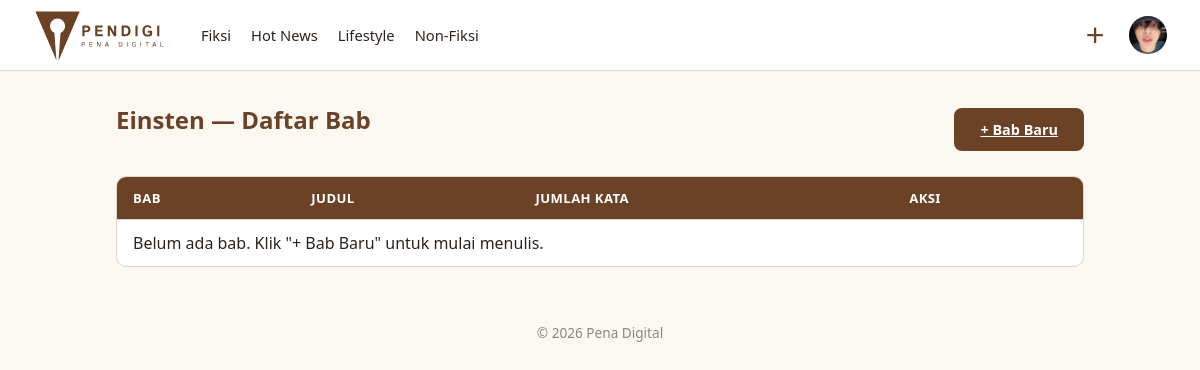
The page /fiksi/7/bab/ (signed in) on the database its author committed.
### articles/models.py (models this page shows, shortened)
class Categories(models.Model):
    name = models.CharField(max_length=50, unique=True)
    class Meta:
        verbose_name_plural = "Categories"

### accounts/models.py (models this page shows, shortened)
class Users(AbstractUser):
    role = models.CharField(
        max_length=20,
        choices=Role.choices,
        default=Role.PEMBACA
    )
    status_kontributor = models.CharField(
        max_length=20,
        choices=StatusKontributor.choices,
        default=StatusKontributor.NONE
    )
    profile_picture = models.ImageField(upload_to='profile_pictures/', null=True, blank=True)
    bio = models.CharField(max_length=150, blank=True)

### fiction/models.py (models this page shows, shortened)
class Stories(models.Model):
    author = models.ForeignKey(
        Users, on_delete=models.CASCADE,
        limit_choices_to={'status_kontributor': StatusKontributor.APPROVED},
        related_name='stories'
    )
    title = models.CharField(max_length=150)
    cover = models.ImageField(upload_to='stories/covers/', null=True, blank=True)
    description = models.TextField()
    genre = models.CharField(max_length=20, choices=GenreFiksi.choices)
    tags = models.CharField(max_length=200, blank=True, help_text="Pisahkan tag dengan spasi")
    target_pembaca = models.CharField(max_length=20, choices=TargetPembaca.choices, default=TargetPembaca.UMUM)
    status = models.CharField(max_length=20, choices=StatusStory.choices, default=StatusStory.PENDING)
    is_completed = models.BooleanField(default=False)
    views_count = models.PositiveIntegerField(default=0)
    created_at = models.DateTimeField(auto_now_add=True)
    published_at = models.DateTimeField(null=True, blank=True)
    class Meta:
        ordering = ['-created_at']
        verbose_name_plural = "Stories"

### fiction/views.py (the view)
# urls.py: path('<int:story_id>/bab/', views.chapter_list, name='chapter_list'),
@login_required
def chapter_list(request, story_id):
    story = get_object_or_404(Stories, pk=story_id, author=request.user)
    chapters = Chapters.objects.filter(
        story=story,
        status=StatusChapter.APPROVED
    ).order_by('chapter_number')
    return render(request, 'fiction/chapter_list.html', {'story': story, 'chapters': chapters})

### articles/context_processor.py (called while the page is built)
def navbar_categories(request):
    return {
        'navbar_categories': Categories.objects.all().order_by('name')
    }

### fiction/context_processors.py (called while the page is built)
def fiction_navigation(request):
    all_tags_raw = (
        Stories.objects
        .filter(status=StatusStory.APPROVED)
        .exclude(tags='')
        .values_list('tags', flat=True)
    )
    unique_tags = set()
    for tag_string in all_tags_raw:
        for tag in tag_string.split():
            tag = tag.strip().lower()
            if tag:
                unique_tags.add(tag)
    return {
        'fiction_tags': sorted(unique_tags),
    }

### fiction/templates/fiction/chapter_list.html (shortened to what this page needs)
{% extends 'fiction/fiction_base.html' %}
{% load static %}
{% block extra_css %}
    <link rel="stylesheet" href="{% static 'css/table.css' %}">
{% endblock %}
{% block fiction_content %}
<div class="page">
    <div class="page-header-row">
        <h1 class="section-title">{{ story.title }} — Daftar Bab</h1>
        <a href="{% url 'fiction:add_chapter' story.pk %}" class="btn-primary">+ Bab Baru</a>
    </div>
    <table class="data-table">
        <thead><tr><th>Bab</th><th>Judul</th><th>Jumlah Kata</th><th>Aksi</th></tr></thead>
        <tbody>
            {% for chapter in chapters %}
            <tr>
                <td>Bab {{ chapter.chapter_number }}</td>
                <td>{{ chapter.title }}</td>
                <td>{{ chapter.word_count }} kata</td>
                <td>
                    <div class="table-actions">
                        <a href="{% url 'fiction:edit_chapter' story.pk chapter.pk %}" class="edit-link">Edit</a>
                        <form action="{% url 'fiction:delete_chapter' story.pk chapter.pk %}" method="post" onsubmit="return confirm('Hapus bab ini?');">
                            {% csrf_token %}
                            <button type="submit" class="btn-reject">Hapus</button>
                        </form>
                    </div>
                </td>
            </tr>
            {% empty %}
            <tr><td colspan="4">Belum ada bab. Klik "+ Bab Baru" untuk mulai menulis.</td></tr>
            {% endfor %}
        </tbody>
    </table>
</div>
{% endblock %}

### templates/app_base.html (shortened to what this page needs)
{% extends 'base.html' %}
{% load static %}
{% block body %}
<header class="navbar">
    <a
        href="{% url 'articles:article_list' %}"
        class="brand"
    >
        <img
            src="{% static 'images/pendigi-logo-tulisan.svg' %}"
            alt="Pena Digital"
            class="logo"
        >
    </a>
    <div
        class="navbar-collapse"
        id="navbarCollapse"
    >
        <nav class="nav-links">
            {% for cat in navbar_categories %}
                {% if cat.name|lower == 'fiksi' %}
                    <a href="{% url 'fiction:story_list' %}">
                        {{ cat.name }}
                    </a>
                {% else %}
                    <a
                        href="{% url 'articles:article_list' %}?kategori={{ cat.name|urlencode }}"
                    >
                        {{ cat.name }}
                    </a>
                {% endif %}
            {% endfor %}
        </nav>
        <div class="navbar-actions">
            {% if user.is_authenticated %}
                {% if user.status_kontributor == 'approved' and user.role != 'admin' %}
                    <div class="navbar-dropdown create-dropdown">
                        <button
                            type="button"
                            class="navbar-icon-button"
                            aria-label="Buat konten"
                            aria-expanded="false"
                        >
                            <span class="plus-icon">+</span>
                        </button>
                    </div>
                {% endif %}
                <div class="navbar-dropdown profile-dropdown">
                    <button
                        type="button"
                        class="navbar-profile-button"
                        aria-label="Menu profil"
                        aria-expanded="false"
                    >
                        {% if user.profile_picture %}
                            <img
                                src="{{ user.profile_picture.url }}"
                                alt="{{ user.username }}"
                                class="navbar-profile-avatar"
                            >
                        {% else %}
                            <span class="navbar-profile-avatar navbar-profile-placeholder">
                                {{ user.username|first|upper }}
                            </span>
                        {% endif %}
                    </button>
                </div>
            {% endif %}
        </div>
    </div>
</header>
<main class="content">
    {% block content %}
    {% endblock %}
</main>
<footer class="footer">
    <p>
        &copy; {% now 'Y' %} Pena Digital
    </p>
</footer>
{% endblock %}

### static/css/base.css (style rules this page uses)
:root { --paper: #FBF8F2; --ink: #2F5D50; --ink-dark: #234840; --brown: #6B4226; --brown-dark: #54331d; --divider: #DDD6C9; --text: #2A2420; }
* { box-sizing: border-box; margin: 0; padding: 0; }
body { font-family: system-ui, -apple-system, sans-serif; background: var(--paper); color: var(--text); }
a { color: inherit; }
.content { max-width: 1000px; margin: 32px auto; padding: 0 16px; }
.footer { text-align: center; padding: 24px; color: #8a8880; font-size: 0.85rem; }
.section-title { font-size: 1.5rem; color: var(--brown); margin-bottom: 20px; }
.btn-primary { padding: 12px 26px; border: none; border-radius: 8px; background: var(--brown); color: #fff; font-weight: 600; font-size: 0.9rem; cursor: pointer; transition: background .15s ease; }
.navbar { position: relative; display: flex; align-items: center; width: 100%; padding: 10px 32px; background: #fff; border-bottom: 1px solid var(--divider); gap: 28px; z-index: 1000; }
.brand { display: flex; align-items: center; flex-shrink: 0; text-decoration: none; }
.logo { display: block; width: auto; height: 50px; }
.navbar-collapse { display: flex; align-items: center; justify-content: space-between; flex: 1; min-width: 0; gap: 24px; }
.nav-links { display: flex; align-items: center; gap: 20px; white-space: nowrap; }
.nav-links a { color: var(--text); font-size: 0.92rem; text-decoration: none; transition: color .15s ease; }
.navbar-actions { display: flex; align-items: center; gap: 14px; flex-shrink: 0; }
.navbar-icon-button { display: flex; align-items: center; justify-content: center; width: 38px; height: 38px; padding: 0; border: none; background: transparent; color: var(--brown); cursor: pointer; border-radius: 50%; transition: background .15s ease, color .15s ease; }
.plus-icon { font-size: 32px; font-weight: 300; line-height: 1; }
.navbar-profile-button { display: flex; align-items: center; justify-content: center; width: 40px; height: 40px; padding: 0; border: none; background: transparent; cursor: pointer; border-radius: 50%; }
.navbar-profile-avatar { display: flex; align-items: center; justify-content: center; width: 38px; height: 38px; border-radius: 50%; object-fit: cover; background: #d8d3c8; color: var(--text); font-size: .9rem; font-weight: 600; }
.navbar-dropdown { position: relative; }

### static/css/table.css (style rules this page uses)
.data-table { width: 100%; border-collapse: separate; border-spacing: 0; background: #fff; border: 1px solid var(--divider); border-radius: 10px; overflow: hidden; }
.data-table th, .data-table td { padding: 12px 16px; text-align: left; border-bottom: 1px solid var(--divider); }
.data-table th { background: var(--brown); color: #fff; font-size: 0.82rem; font-weight: 600; text-transform: uppercase; letter-spacing: 0.03em; }
.data-table tbody tr:last-child td { border-bottom: none; }
.page-header-row { display: flex; justify-content: space-between; align-items: center; margin-bottom: 20px; }

### rows shown on the page
Categories: name "Fiksi"
Categories: name "Hot News"
Categories: name "Lifestyle"
Categories: name "Non-Fiksi"
Users: profile_picture (picture)
Stories: title "Einsten"
